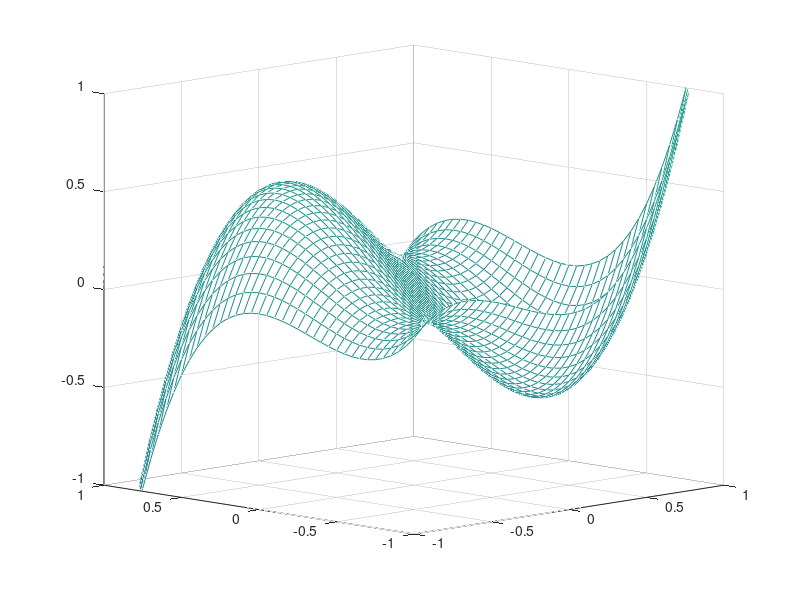
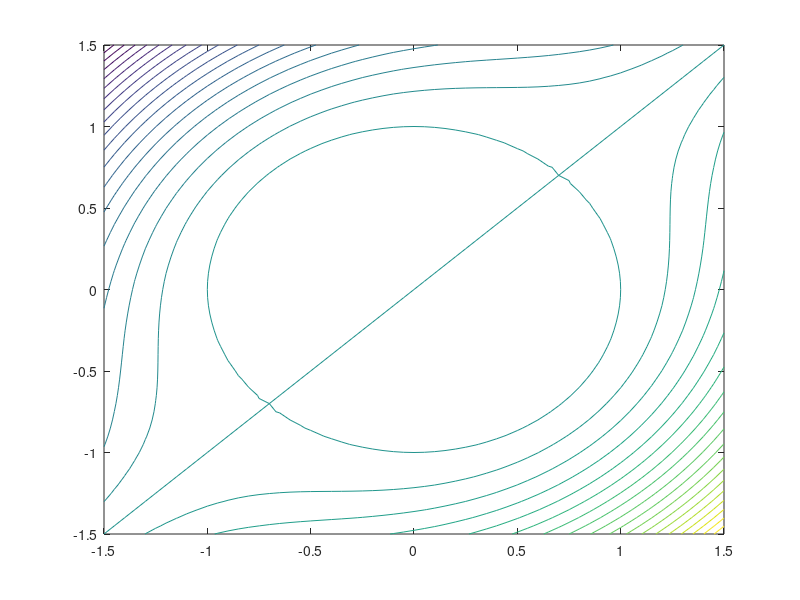

Write the MATLAB code that produced these figures, in order.
[X,Y] = meshgrid(-1.5:.05:1.5);
Z = (X-Y).*(X.^2+Y.^2-1);

figure
mesh(X,Y,Z)
axis([-1 1 -1 1 -1 1])
view(-45,10)

figure
contour(X,Y,Z,35)